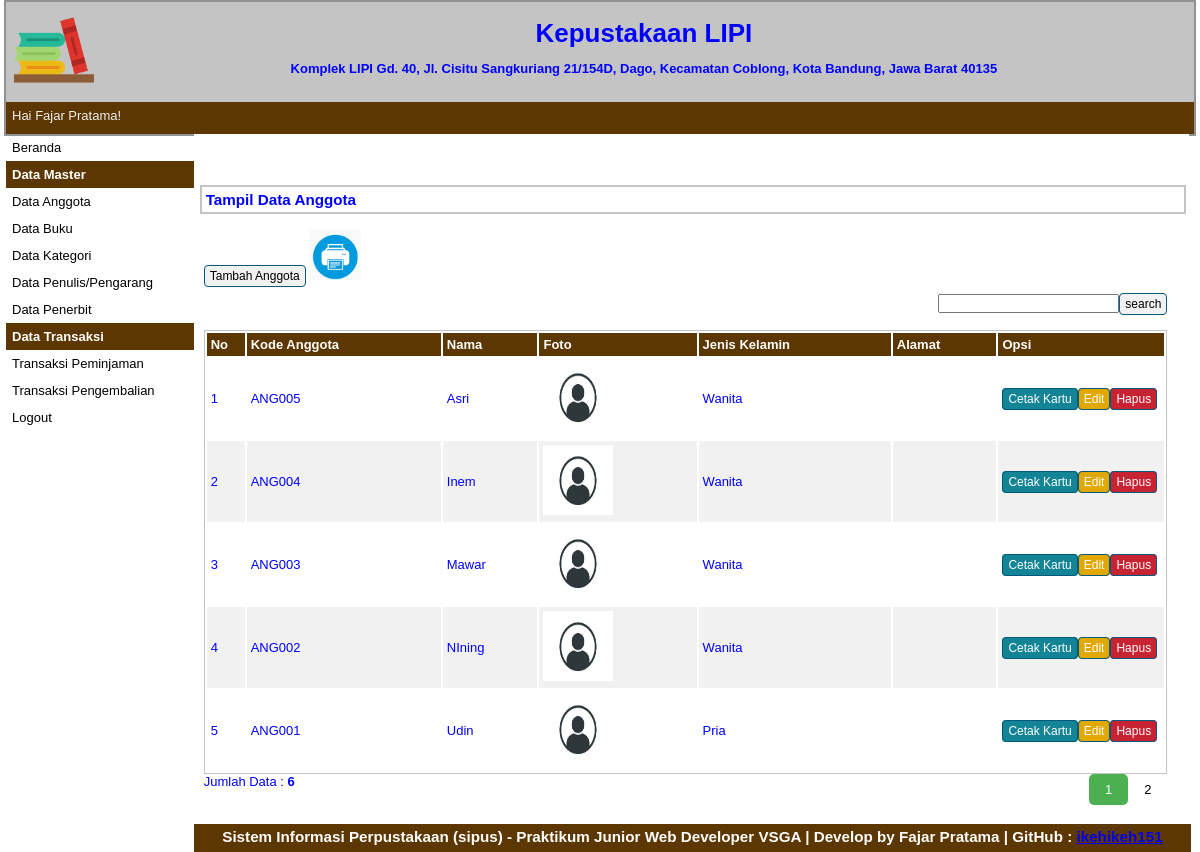
Screenshot of /index.php?p=anggota (signed in) with the database file from the repository.
### tables this page shows
CREATE TABLE `tbanggota` (
  `id` int(11) NOT NULL,
  `kode_anggota` varchar(10) NOT NULL,
  `nama` varchar(30) NOT NULL,
  `jeniskelamin` varchar(10) NOT NULL,
  `alamat` varchar(40) NOT NULL,
  `status` varchar(20) NOT NULL DEFAULT '0' COMMENT '0 = tidak meminjam\r\n1 = sedang meminjam',
  `foto` varchar(50) NOT NULL,
  `waktu_dibuat` timestamp NOT NULL DEFAULT current_timestamp()
);

### pages/anggota.php (the view, shortened to what this page needs)
<div id="label-page"><h3>Tampil Data Anggota</h3></div>
<div id="content">
	<p id="tombol-tambah-container"><a href="index.php?p=anggota-input" class="tombol">Tambah Anggota</a>
	<a target="_blank" href="pages/cetak.php"><img src="print.png" height="50px" height="50px"></a>
	<FORM CLASS="form-inline" METHOD="POST">
		<div align="right">
			<form method=post>
				<input type="text" name="pencarian"><input type="submit" name="search" value="search" class="tombol">
			</form>
	</FORM>
	</p>
	<br>
	<table id="tabel-tampil">
		<tr>
			<th id="label-tampil-no">No</td>
			<th>Kode Anggota</th>
			<th>Nama</th>
			<th>Foto</th>
			<th>Jenis Kelamin</th>
			<th>Alamat</th>
			<th id="label-opsi">Opsi</th>
		</tr>
		<?php
		$batas = 5;
		extract($_GET);
		if(empty($hal)){
			$posisi = 0;
			$hal = 1;
			$nomor = 1;
		}
		else {
			$posisi = ($hal - 1) * $batas;
			$nomor = $posisi+1;
		}
		if($_SERVER['REQUEST_METHOD'] == "POST"){
			echo "Hasil Pencarian dengan Kata Kunci : " . $_POST['pencarian'];
			$pencarian = trim(mysqli_real_escape_string($db, $_POST['pencarian']));
			if($pencarian != ""){
				$sql = "SELECT * FROM tbanggota WHERE nama LIKE '%$pencarian%'
						OR kode_anggota LIKE '%$pencarian%'
						OR jeniskelamin LIKE '%$pencarian%'
						OR alamat LIKE '%$pencarian%'
						ORDER BY waktu_dibuat DESC" ;
				$query = $sql;
				$queryJml = $sql;
			}
			else {
				$query = "SELECT * FROM tbanggota ORDER BY waktu_dibuat DESC LIMIT $posisi, $batas ";
				$queryJml = "SELECT * FROM tbanggota";
				$no = $posisi * 1;
			}
		}
		else {
			$query = "SELECT * FROM tbanggota  ORDER BY waktu_dibuat DESC LIMIT $posisi, $batas";
			$queryJml = "SELECT * FROM tbanggota";
		}
		$q_tampil_anggota = mysqli_query($db, $query);
		if(mysqli_num_rows($q_tampil_anggota)>0)
		{
		while($r_tampil_anggota=mysqli_fetch_array($q_tampil_anggota)){
			if(empty($r_tampil_anggota['foto'])or($r_tampil_anggota['foto']=='-'))
				$foto = "images/admin-no-photo.jpg";
			else
				$foto = "images/picture/" . $r_tampil_anggota['foto'];
		?>
		<tr>
			<td><?php echo $nomor; ?></td>
			<td><?php echo $r_tampil_anggota['kode_anggota']; ?></td>
			<td><?php echo $r_tampil_anggota['nama']; ?></td>
			<td>
					<img src="<?php echo $foto; ?>" width=70px height=70px>
			</td>
			<td><?php echo $r_tampil_anggota['jeniskelamin']; ?></td>
			<td><?php echo $r_tampil_anggota['alamat']; ?></td>
			<td>
				<div class="tombol-opsi-container"><a target="_blank" href="pages/cetak_kartu.php?id=<?php echo $r_tampil_anggota['id'];?>" class="tombol btn btn-info">Cetak Kartu</a></div>
				<div class="tombol-opsi-container"><a href="index.php?p=anggota-edit&id=<?php echo $r_tampil_anggota['id'];?>" class="tombol btn btn-warning">Edit</a></div>
				<div class="tombol-opsi-container"><a href="proses/anggota-hapus.php?id=<?php echo $r_tampil_anggota['id']; ?>" onclick = "return confirm ('Apakah Anda Yakin Akan Menghapus Data Ini?')" class="tombol btn btn-danger">Hapus</a></div>
			</td>
		</tr>
		<?php $nomor++; }
		}
		else {
			echo "<tr><td colspan=6>Data Tidak Ditemukan</td></tr>";
		}?>
	</table>
	<?php
	if(isset($_POST['pencarian'])){
	if($_POST['pencarian']!=''){
		echo "<div style=\"float:left;\">";
		$jml = mysqli_num_rows(mysqli_query($db, $queryJml));
		echo "Data Hasil Pencarian: <b>$jml</b>";
		echo "</div>";
	}
	}
	else{ ?>
		<div style="float: left;">
		<?php
			$jml = mysqli_num_rows(mysqli_query($db, $queryJml));
			echo "Jumlah Data : <b>$jml</b>";
		?>
		</div>
		<div class="pagination">
				<?php
				$jml_hal = ceil($jml/$batas);
				for($i=1; $i<=$jml_hal; $i++){
					if($i != $hal){
						echo "<a href=\"?p=anggota&hal=$i\">$i</a>";
					}
					else {
						echo "<a class=\"active\">$i</a>";
					}
				}
				?>
		</div>
	<?php
	}
	?>
</div>

### index.php (shortened to what this page needs)
<?php
if (isset($_SESSION['sesi'])) {
?>
	<!doctype html>
	<html>
	<head>
		<link rel="stylesheet" type="text/css" href="style.css">
	</head>
	<body>
		<div id="container">
			<div id="header">
				<div id="logo-perpustakaan-container">
					<image id="logo-perpustakaan" src="images/logo-perpustakaan3.png" border=0 style="border:0; text-decoration:none; outline:none">
				</div>
				<div id="nama-alamat-perpustakaan-container">
					<div class="nama-alamat-perpustakaan">
						<h1> Kepustakaan LIPI </h1>
					</div>
					<div class="nama-alamat-perpustakaan">
						<h4>Komplek LIPI Gd. 40, Jl. Cisitu Sangkuriang 21/154D, Dago, Kecamatan Coblong, Kota Bandung, Jawa Barat 40135</h4>
					</div>
				</div>
			</div>
			<div id="header2">
				<div id="nama-user">Hai <?php echo $_SESSION['nama']; ?>!</div>
			</div>
			<div id="sidebar">
				<a href="index.php?p=beranda">Beranda</a>
				<p class="label-navigasi">Data Master</p>
				<ul>
					<li><a href="index.php?p=anggota">Data Anggota</a></li>
					<li><a href="index.php?p=buku">Data Buku</a></li>
					<li><a href="index.php?p=kategori">Data Kategori</a></li>
					<li><a href="index.php?p=penulis">Data Penulis/Pengarang</a></li>
					<li><a href="index.php?p=penerbit">Data Penerbit</a></li>
				</ul>
				<p class="label-navigasi">Data Transaksi</p>
				<ul>
					<li><a href="index.php?p=transaksi-peminjaman">Transaksi Peminjaman</a></li>
					<li><a href="index.php?p=transaksi-pengembalian">Transaksi Pengembalian</a></li>
				</ul>
				<a href="logout.php">Logout</a>
			</div>
			<div id="content-container">
				<div class="container">
					<div class="row"><br /><br /><br />
					</div>
				</div>
				<?php
				$pages_dir = 'pages';
				if (!empty($_GET['p'])) {
					$pages = scandir($pages_dir, 0);
					unset($pages[0], $pages[1]);
					$p = $_GET['p'];
					if (in_array($p . '.php', $pages)) {
						include($pages_dir . '/' . $p . '.php');
					} else {
						echo 'Halaman Tidak Ditemukan';
					}
				} else {
					include($pages_dir . '/beranda.php');
				}
				?>
			</div>
			<div id="footer">
				<h3>Sistem Informasi Perpustakaan (sipus) - Praktikum Junior Web Developer VSGA | Develop by Fajar Pratama | GitHub : <a href="http://github.com/ikehikeh151" target="_blank">ikehikeh151</a> </h3>
			</div>
		</div>
	</body>
	</html>
<?php
} else {
	echo "<script>
		alert('Anda Harus Login Dahulu!');
	</script>";
	header('location:login.php');
}
?>

### style.css (style rules this page uses)
* { margin:0px; padding:0px }
body { font-family:sans-serif; font-size:13px; color:blue; }
.pagination { display: inline-block; }
.pagination a { color: black; float: left; padding: 8px 16px; text-decoration: none; }
.pagination a.active { background-color: #4CAF50; color: white; border-radius: 5px; }
#container { width:99%; margin:0px auto; border:2px solid #919191; background-color:#C4C4C4; }
#header { width:100%; height:100px; background-color:#C4C4C4; }
#logo-perpustakaan-container { float:left; width:6%; height:80%; padding:8px; }
#logo-perpustakaan { width:80px; height:80px; border:2px solid #FFFFFF; }
#nama-alamat-perpustakaan-container { float:left; width:90%; padding:10px; }
.nama-alamat-perpustakaan { float:left; width:100%; padding:6px; text-align:center; }
#header2 { width:100%; height:32px; background-color:#5C3701; color:#FFFFFF; }
#nama-user { float:left; color:#EEEEEE; padding:6px; }
#sidebar { float:left; width:15.8%; }
#sidebar ul { list-style:none; }
#sidebar a:link, #sidebar a:visited { color:black; text-decoration:none; display:block; padding:6px; }
.label-navigasi { background-color:#5C3701; padding:6px; color:white; font-weight:bold; }
#content-container { float:left; width:83.8%; background-color:#FFFFFF; }
#footer { width:99.4%; height:20px; clear:both; text-align:center; padding:4px; background-color:#5C3701; color:#FFFFFF; }
#label-page { margin-top:6px; margin-bottom:6px; margin-left:6px; border:2px solid #C4C4C4; padding:4px; width:97.9%; }
#content { float:left; width:96.8%; min-height:454px; background-image : border:2px solid #C4C4C4; padding:10px; margin-bottom:6px; }
.tombol { border-radius:4px; font-size:12px; text-decoration:none; background-color:#F1F1F1; padding-top:3px; padding-bottom:3px; padding-left:5px; padding-right:5px; border:1px solid #01597E; color:black; }
#tombol-tambah-container { margin-bottom:10px; }
#tabel-tampil { border:1px solid #C4C4C4; width:100%; }
#tabel-tampil tr:nth-child(odd) { background-color:#F1F1F1; }
#tabel-tampil tr th { background-color:#5C3701; color:#FFFFFF; padding:4px; text-align:left; }
#tabel-tampil td { padding:4px; }
#label-tampil-no { width:30px; }
#label-opsi { width:158px; font-weight:bold; }
.tombol-opsi-container { float:left; }
.btn-danger { background-color: #C82333; color: #fff; }
.btn-warning { background-color: #E0A800; color: #fff; }
.btn-info { background-color: #138496; color: #fff; }

### rows the page displays
tbanggota: kode_anggota "ANG005", nama "Asri", jeniskelamin "Wanita"
tbanggota: kode_anggota "ANG004", nama "Inem", jeniskelamin "Wanita"
tbanggota: kode_anggota "ANG003", nama "Mawar", jeniskelamin "Wanita"
tbanggota: kode_anggota "ANG002", nama "NIning", jeniskelamin "Wanita"
tbanggota: kode_anggota "ANG001", nama "Udin", jeniskelamin "Pria"

### other values shown
$_SESSION['nama'] "Fajar Pratama"
$jml "6"
